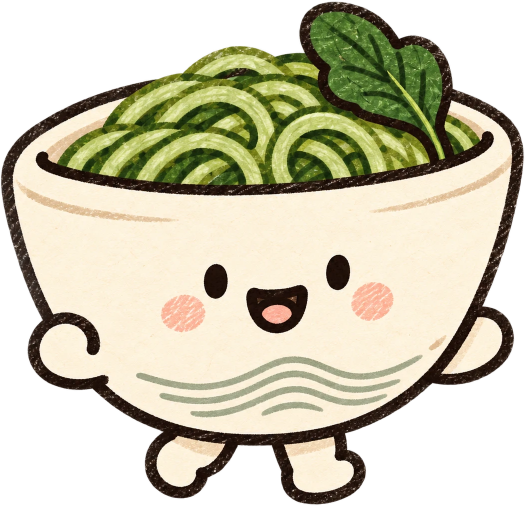
#> input picture assets/chorok.png, 1052 x 1012 px, given in place of sample_4d0c6c93.jpg, which was not available (shown at 1/2 size)
$ python make_photos.py ../../assets/chorok.png
#> lines starting #> are read from the running program, lines starting #| are printed output that depends on the picture; pictures that were not available may be replaced by others from this repository, and a replacement may not be noted
# 데모용 사진 만들기: 얼굴·개인정보 없는 사진만 골라 1080px / JPEG 80으로 줄이고,
# 가짜 리뷰 캡처(지어낸 문구)를 그려서 demo_src/ 에 저장한다.
# 실행: python3 tools/demo/make_photos.py <원본 이미지 폴더>
import sys, io, json, base64
from pathlib import Path
from PIL import Image, ImageDraw, ImageFilter, ImageFont

src = Path(sys.argv[1]); root = Path(__file__).resolve().parents[2]
out = root/'tools'/'demo'/'out'; out.mkdir(parents=True, exist_ok=True)

def fit(im, edge=1080):
    im = im.copy(); im.thumbnail((edge, edge), Image.LANCZOS); return im
def jpg(im, name, q=80):
    fit(im).convert('RGB').save(out/name, 'JPEG', quality=q, optimize=True, progressive=True)

O = lambda n: Image.open(src/n)
#> in fit, im is the input picture: PIL image 1052x1012 RGBA; mean R, G, B, A 122.7, 118.6, 96.5, 170.9
#> in jpg, `fit(im).convert('RGB').save(out/name, 'JPEG', quality=q, optimize=True..`:
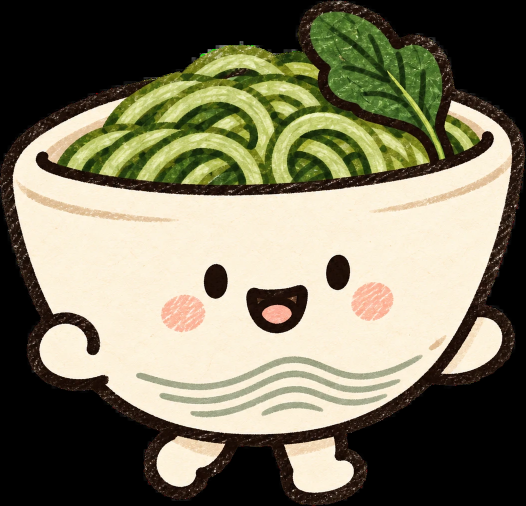
#> saved as green.jpg: PIL image 1052x1012 RGB (shown at 1/2 size); mean R, G, B 122.7, 118.6, 96.5
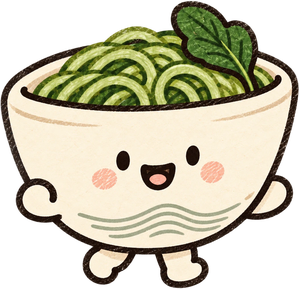
#> input picture assets/chorok_mid.png, 300 x 289 px, given in place of sample_193e2c02.jpg, which was not available
jpg(O('sample_4d0c6c93.jpg'), 'green.jpg')        # 초록국수
jpg(O('sample_193e2c02.jpg'), 'beef.jpg')         # 홍직화 우삼겹 쌀국수
#> call 2 of jpg, with name = 'beef.jpg', q = 80
#> in fit, im is the input picture: PIL image 300x289 RGBA; mean R, G, B, A 122.5, 118.3, 96.2, 171
#> in jpg (call 2), `fit(im).convert('RGB').save(out/name, 'JPEG', quality=q, optimize=True..`:
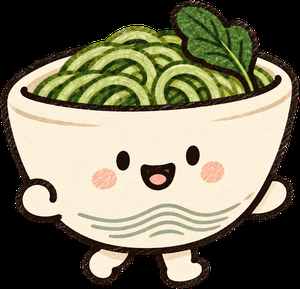
#> saved as beef.jpg: PIL image 300x289 RGB; mean R, G, B 122.5, 118.3, 96.2
jpg(O('sample_ca9b76d2.jpg'), 'beef2.jpg')
#> (the run stopped early here; a loop or call above may not have finished)
